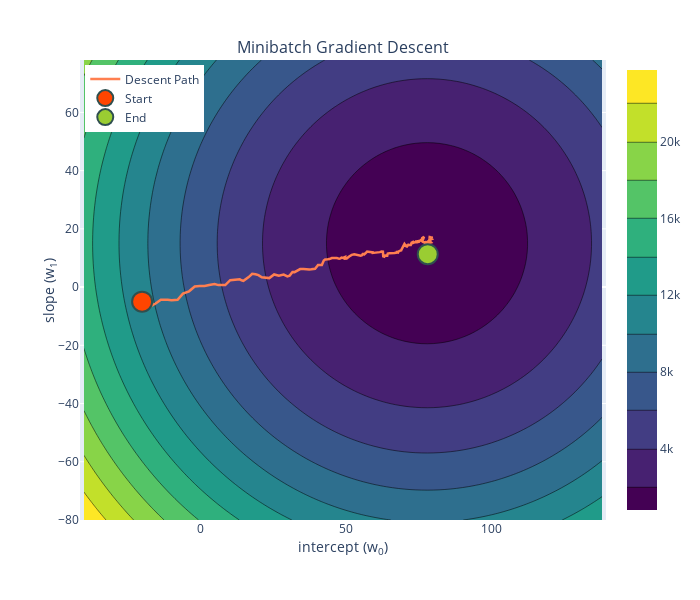

The notebook cell this image was saved under:
### Code cell
plot_gradient_descent_2d(x, y, w, alpha, np.arange(-80, 80, 2), np.arange(-40, 140, 2), max_iterations=300, stochastic=True, batch_size=batch_size, seed=1132)

### Figure 1 — Plotly figure (JSON) as saved in the notebook; plotly's stock layout.template omitted (floating-point values rounded to 4 significant figures; data arrays with more than 128 entries replaced by an {"elided": "..."} marker saying what was removed)
{"data": [{"colorscale": [[0, "#440154"], [0.1111, "#482878"], [0.2222, "#3e4989"], [0.3333, "#31688e"], [0.4444, "#26828e"], [0.5556, "#1f9e89"], [0.6667, "#35b779"], [0.7778, "#6ece58"], [0.8889, "#b5de2b"], [1, "#fde725"]], "name": "", "type": "contour", "x": [-40, -38, -36, -34, -32, -30, -28, -26, -24, -22, -20, -18, -16, -14, -12, -10, -8, -6, -4, -2, 0, 2, 4, 6, 8, 10, 12, 14, 16, 18, 20, 22, 24, 26, 28, 30, 32, 34, 36, 38, 40, 42, 44, 46, 48, 50, 52, 54, 56, 58, 60, 62, 64, 66, 68, 70, 72, 74, 76, 78, 80, 82, 84, 86, 88, 90, 92, 94, 96, 98, 100, 102, 104, 106, 108, 110, 112, 114, 116, 118, 120, 122, 124, 126, 128, 130, 132, 134, 136, 138], "y": [-80, -78, -76, -74, -72, -70, -68, -66, -64, -62, -60, -58, -56, -54, -52, -50, -48, -46, -44, -42, -40, -38, -36, -34, -32, -30, -28, -26, -24, -22, -20, -18, -16, -14, -12, -10, -8, -6, -4, -2, 0, 2, 4, 6, 8, 10, 12, 14, 16, 18, 20, 22, 24, 26, 28, 30, 32, 34, 36, 38, 40, 42, 44, 46, 48, 50, 52, 54, 56, 58, 60, 62, 64, 66, 68, 70, 72, 74, 76, 78], "z": {"elided": "80x90 float values"}}, {"line": {"color": "coral", "width": 2.5}, "marker": {"line": {"color": "DarkSlateGrey", "width": 2}, "opacity": 1, "size": {"elided": "301 float values"}}, "mode": "lines", "name": "Descent Path", "type": "scatter", "x": {"elided": "301 float values"}, "y": {"elided": "301 float values"}}, {"marker": {"color": "orangered", "line": {"color": "DarkSlateGrey", "width": 2}, "size": 20}, "mode": "markers", "name": "Start", "type": "scatter", "x": [-20], "y": [-5]}, {"marker": {"color": "yellowgreen", "line": {"color": "DarkSlateGrey", "width": 2}, "size": 20}, "mode": "markers", "name": "End", "type": "scatter", "x": [78.11], "y": [11.29]}], "layout": {"annotations": [{"font": {"size": 16}, "showarrow": false, "text": "Minibatch Gradient Descent", "x": 0.5, "xanchor": "center", "xref": "paper", "y": 1, "yanchor": "bottom", "yref": "paper"}], "height": 600, "legend": {"x": 0.01, "xanchor": "left", "y": 0.99, "yanchor": "top"}, "margin": {"t": 60}, "width": 700, "xaxis": {"anchor": "y", "domain": [0, 1], "range": [-40, 138], "tick0": -40, "title": {"standoff": 0, "text": "intercept (w<sub>0</sub>)"}}, "yaxis": {"anchor": "x", "domain": [0, 1], "range": [-80, 78], "scaleanchor": "x", "scaleratio": 1, "tick0": -80, "title": {"standoff": 0, "text": "slope (w<sub>1</sub>)"}}}}
